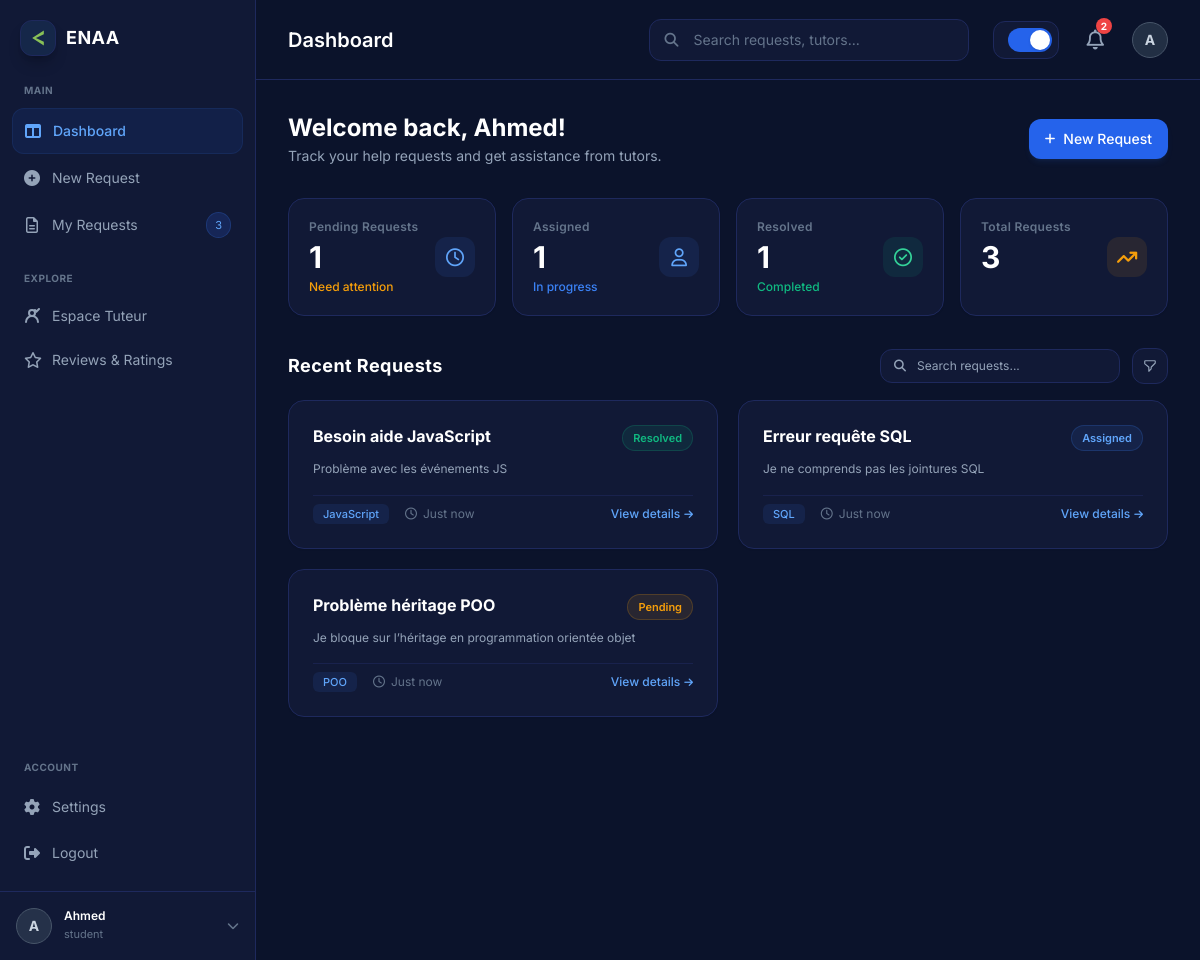
The page /views/auth/dashboard.php (signed in) on the database its author committed.
### tables this page shows
CREATE TABLE help_requests (
    id INT AUTO_INCREMENT PRIMARY KEY,

    title VARCHAR(255) NOT NULL,
    description TEXT NOT NULL,

    status ENUM('PENDING', 'ASSIGNED', 'RESOLVED')
    DEFAULT 'PENDING',

    student_id INT NOT NULL,
    tutor_id INT NULL,
    skill_id INT NOT NULL,

    FOREIGN KEY (student_id)
        REFERENCES users(id)
        ON DELETE CASCADE,

    FOREIGN KEY (tutor_id)
        REFERENCES users(id)
        ON DELETE SET NULL,

    FOREIGN KEY (skill_id)
        REFERENCES skills(id)
        ON DELETE CASCADE
);

CREATE TABLE skills (
    id INT AUTO_INCREMENT PRIMARY KEY,
    name VARCHAR(100) UNIQUE NOT NULL
);

### views/auth/dashboard.php (the view, shortened to what the rows shown need)
<?php
$section = isset($_GET['section']) ? $_GET['section'] : 'dashboard';
require_once __DIR__ . '/../../repositories/HelpRequestRepository.php';
$database = new Database();
$dbConnection = $database->connect();
$helpRepo = new HelpRequestRepository($dbConnection);
$requests     = $helpRepo->getAllRequests();
?>
<!DOCTYPE html>
<html lang="en" class="dark">
<head>
    <script src="https://cdn.tailwindcss.com"></script>
    <link rel="stylesheet" href="https://cdnjs.cloudflare.com/ajax/libs/font-awesome/6.4.0/css/all.min.css">
</head>
<body class="bg-slate-50 text-slate-800 dark:bg-[#0b132b] dark:text-slate-200 h-screen w-screen flex text-sm overflow-hidden transition-colors duration-300 relative">
    <main class="flex-1 flex flex-col h-screen min-w-0 overflow-hidden">
        <header class="h-20 border-b border-slate-200 dark:border-[#1e295d] px-8 flex items-center justify-between bg-white dark:bg-[#0b132b] flex-shrink-0 transition-colors duration-300">
            <h1 class="text-xl font-semibold text-slate-900 dark:text-white">
                <?= $section === 'tutor' ? 'Espace Tuteur' : 'Dashboard' ?>
            </h1>
        </header>
        <?php if ($section === 'tutor'): ?>
            <?php include __DIR__ . '/Content_Tutor.php'; ?>
        <?php else: ?>
            <?php include __DIR__ . '/Content_dashboard.php'; ?>
        <?php endif; ?>
    </main>
</body>
</html>

### views/auth/content_Dashboard.php (shortened to what the rows shown need)
<?php
    $name = $_SESSION['user_name'];
require_once __DIR__ . '/../../repositories/HelpRequestRepository.php';
$database = new Database();
$dbConnection = $database->connect();
$helpRepo = new HelpRequestRepository($dbConnection);
$requests     = $helpRepo->getAllRequests();
?>
<section class="flex-1 p-8 space-y-8 overflow-y-auto bg-slate-50 dark:bg-[#0b132b] transition-colors duration-300">
    <div class="flex flex-col sm:flex-row sm:items-center sm:justify-between gap-4">
        <div>
            <h2 class="text-2xl font-bold text-slate-900 dark:text-white">Welcome back, <span><?= htmlspecialchars($name) . '!' ?></span></h2>
        </div>
    </div>
    <div class="space-y-4">
        <div class="grid grid-cols-1 lg:grid-cols-2 gap-5">
            <?php if (empty($requests)): ?>
                <p class="text-slate-500 dark:text-slate-400 text-sm col-span-2 text-center py-4">No help requests found.</p>
            <?php else: ?>
                <?php foreach ($requests as $request): ?>
                    <div class="bg-white dark:bg-[#111936] border border-slate-200 dark:border-[#1e295d] rounded-2xl p-6 space-y-4 shadow-sm relative hover:border-slate-300 dark:hover:border-slate-700 transition flex flex-col justify-between">
                        <div class="space-y-2">
                            <div class="flex items-start justify-between">
                                <h4 class="text-base font-bold text-slate-900 dark:text-white leading-snug">
                                    <?= htmlspecialchars($request['title']); ?>
                                </h4>
                                <?php
                                    $status = strtoupper($request['status']);
                                    $statusClass = "bg-amber-500/10 text-amber-600 dark:text-amber-500 border-amber-500/20";
                                    if ($status === 'ASSIGNED') {
                                        $statusClass = "bg-blue-500/10 text-blue-600 dark:text-blue-400 border-blue-500/20";
                                    } elseif ($status === 'RESOLVED') {
                                        $statusClass = "bg-emerald-500/10 text-emerald-600 dark:text-emerald-500 border-emerald-500/20";
                                    }
                                ?>
                                <span class="<?= $statusClass; ?> text-[11px] font-semibold px-2.5 py-0.5 rounded-full border">
                                    <?= ucfirst(strtolower($status)); ?>
                                </span>
                            </div>
                            <p class="text-slate-500 dark:text-slate-400 text-xs leading-relaxed">
                                <?= htmlspecialchars($request['description']); ?>
                            </p>
                        </div>
                        <div class="pt-2 border-t border-slate-100 dark:border-[#1e295d]/60 flex items-center justify-between text-slate-400 dark:text-slate-500 text-xs">
                            <div class="flex items-center space-x-4">
                                <span class="bg-blue-500/10 text-blue-600 dark:text-blue-400 text-[11px] px-2.5 py-0.5 rounded-md font-medium">
                                    <?= htmlspecialchars($request['skill_name'] ?? 'Unknown'); ?>
                                </span>
                                <span class="flex items-center"><i class="fa-regular fa-clock mr-1.5"></i>Just now</span>
                            </div>
                            <button onclick="openDetailsModal()" class="text-blue-600 dark:text-blue-400 font-medium hover:underline inline-flex items-center space-x-1 bg-transparent border-0 cursor-pointer">
                            <span>View details</span>
                                <i class="fa-solid fa-arrow-right text-[10px]"></i>
                            </button>
                        </div>
                    </div>
                <?php endforeach; ?>
            <?php endif; ?>
        </div>
    </div>
</section>

### rows shown on the page
help_requests: title "Besoin aide JavaScript", status "Resolved", description "Problème avec les événements JS", skill.name "JavaScript"
help_requests: title "Erreur requête SQL", status "Assigned", description "Je ne comprends pas les jointures SQL", skill.name "SQL"
help_requests: title "Problème héritage POO", status "Pending", description "Je bloque sur l’héritage en programmation orientée objet", skill.name "POO"

### other values the page prints
$initials "A"
$name "Ahmed"
$role "student"
$stats['pending'] "1"
$stats['assigned'] "1"
$stats['resolved'] "1"
$stats['total'] "3"
